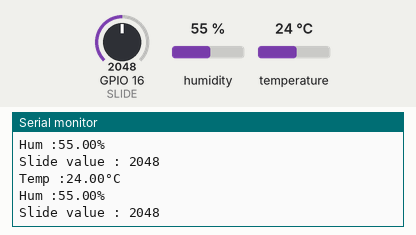
This sketch was run on a simulated ESP32-S2. Parts: the last lines printed to the serial monitor. The test bench sets the inputs (shaded band); at power-on: humidity 55 %, GPIO 16 (SLIDE) = 2048, temperature 24 °C.

Above: at 1.3 s.
1.4 s: humidity set to 22 %
At 2.0 s:
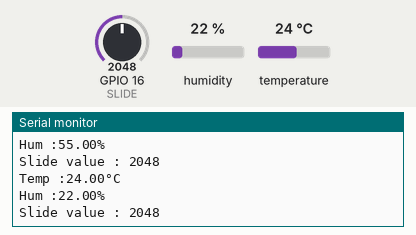
2.9 s: GPIO 16 (SLIDE) set to 2866
At 3.5 s:
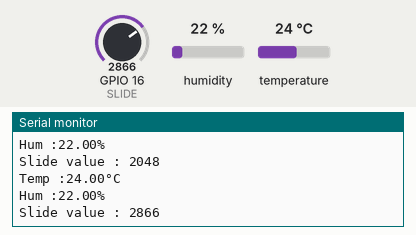
4.4 s: temperature set to 12 °C
At 4.9 s:
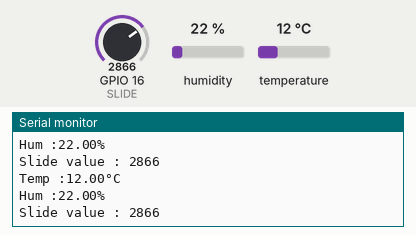
5.9 s: GPIO 16 (SLIDE) set to 3603
At 6.6 s:
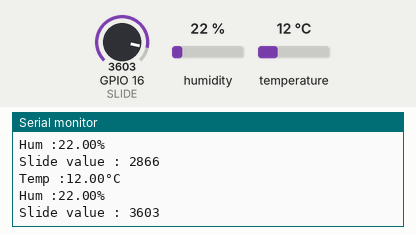
7.4 s: humidity set to 40 %
At 8.1 s:
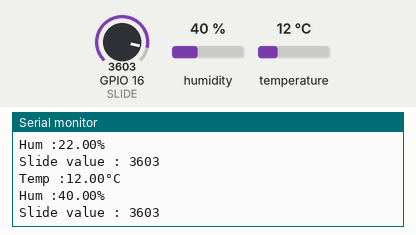
Timing chart, 0 to 9.9 s (numbered marks = the images above; inputs shaded):
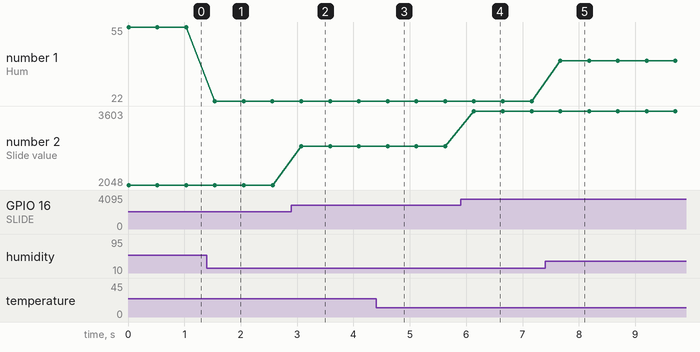

Measured:
- after the input at 1.4 s, the serial monitor: prints a new line after 0.14 s (image 1)
- after the input at 2.9 s, the serial monitor: prints a new line after 0.17 s (image 2)
- after the input at 4.4 s, the serial monitor: prints a new line after 0.21 s (image 3)
- after the input at 5.9 s, the serial monitor: prints a new line after 0.24 s (image 4)
- after the input at 7.4 s, the serial monitor: prints a new line after 0.27 s (image 5)
- plotted number 1: 55 → 22 after the input at 1.4 s, 22 → 40 after the input at 7.4 s
- plotted number 2: 2048 → 2866 after the input at 2.9 s, 2866 → 3603 after the input at 5.9 s

The sketch:

sketch.ino
```cpp
#include<DHTesp.h>

#define DHT_PIN 17
#define SLIDE 16
DHTesp dhtSensor;
void setup() {
  // put your setup code here, to run once:
  pinMode(SLIDE, INPUT);
  Serial.begin(115200);
  Serial.println("Hello, ESP32-S2!");
  dhtSensor.setup(DHT_PIN,DHTesp::DHT22);
}

void loop() {
  // put your main code here, to run repeatedly:
  float temp = dhtSensor.getTemperature();
  float hum = dhtSensor.getHumidity();
  Serial.println("Temp :" + String(temp,2)+"°C");
  Serial.println("Hum :"+ String(hum,2)+ "%");
  Serial.println("Slide value : "+ String(analogRead(SLIDE)));
  delay(500); // this speeds up the simulation
}
```
